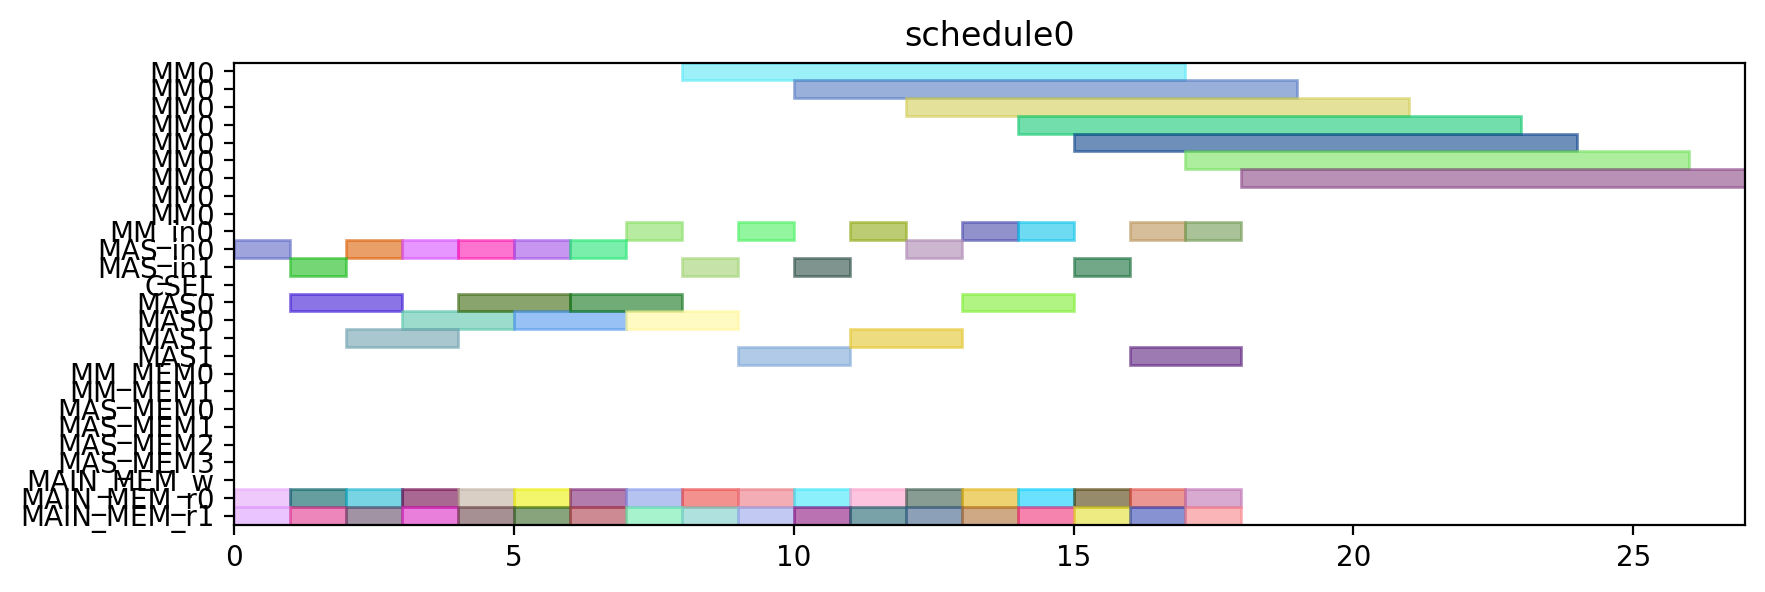

The Python source for this figure:
from pyschedule import Scenario, solvers, plotters, alt


def solve():
	horizon = 120
	S = Scenario("schedule0", horizon=horizon)

	# resource
	MM = S.Resources('MM', num=1, size=9)
	MM_in = S.Resources('MM_in', num=1)
	MAS_in = S.Resources('MAS_in', num=2)
	CSEL = S.Resource('CSEL')
	MAS = S.Resources('MAS', num=2, size=2, periods=range(1, horizon))
	MM_MEM = S.Resources('MM_MEM', num=2)
	MAS_MEM = S.Resources('MAS_MEM', num=4)
	MAIN_MEM_w = S.Resource('MAIN_MEM_w', size=1)
	MAIN_MEM_r = S.Resources('MAIN_MEM_r', num=2)

	# result of previous scheduling

	# new tasks
	t0_t0 = S.Task('t0_t0', length=2, delay_cost=1)
	t0_t0 += alt(MAS)
	t0_t0_in = S.Task('t0_t0_in', length=1, delay_cost=1)
	t0_t0_in += alt(MAS_in)
	S += t0_t0_in*MAS_in[0]<=t0_t0*MAS[0]

	S += t0_t0_in*MAS_in[1]<=t0_t0*MAS[1]

	t0_t0_mem0 = S.Task('t0_t0_mem0', length=1, delay_cost=1)
	t0_t0_mem0 += MAIN_MEM_r[0]
	S += t0_t0_mem0 <= t0_t0

	t0_t0_mem1 = S.Task('t0_t0_mem1', length=1, delay_cost=1)
	t0_t0_mem1 += MAIN_MEM_r[1]
	S += t0_t0_mem1 <= t0_t0

	t0_t1 = S.Task('t0_t1', length=2, delay_cost=1)
	t0_t1 += alt(MAS)
	t0_t1_in = S.Task('t0_t1_in', length=1, delay_cost=1)
	t0_t1_in += alt(MAS_in)
	S += t0_t1_in*MAS_in[0]<=t0_t1*MAS[0]

	S += t0_t1_in*MAS_in[1]<=t0_t1*MAS[1]

	t0_t1_mem0 = S.Task('t0_t1_mem0', length=1, delay_cost=1)
	t0_t1_mem0 += MAIN_MEM_r[0]
	S += t0_t1_mem0 <= t0_t1

	t0_t1_mem1 = S.Task('t0_t1_mem1', length=1, delay_cost=1)
	t0_t1_mem1 += MAIN_MEM_r[1]
	S += t0_t1_mem1 <= t0_t1

	t0_t3 = S.Task('t0_t3', length=9, delay_cost=1)
	t0_t3 += alt(MM)
	t0_t3_in = S.Task('t0_t3_in', length=1, delay_cost=1)
	t0_t3_in += alt(MM_in)
	S += t0_t3_in*MM_in[0]<=t0_t3*MM[0]
	t0_t3_mem0 = S.Task('t0_t3_mem0', length=1, delay_cost=1)
	t0_t3_mem0 += MAIN_MEM_r[0]
	S += t0_t3_mem0 <= t0_t3

	t0_t3_mem1 = S.Task('t0_t3_mem1', length=1, delay_cost=1)
	t0_t3_mem1 += MAIN_MEM_r[1]
	S += t0_t3_mem1 <= t0_t3

	t1_t0 = S.Task('t1_t0', length=2, delay_cost=1)
	t1_t0 += alt(MAS)
	t1_t0_in = S.Task('t1_t0_in', length=1, delay_cost=1)
	t1_t0_in += alt(MAS_in)
	S += t1_t0_in*MAS_in[0]<=t1_t0*MAS[0]

	S += t1_t0_in*MAS_in[1]<=t1_t0*MAS[1]

	t1_t0_mem0 = S.Task('t1_t0_mem0', length=1, delay_cost=1)
	t1_t0_mem0 += MAIN_MEM_r[0]
	S += t1_t0_mem0 <= t1_t0

	t1_t0_mem1 = S.Task('t1_t0_mem1', length=1, delay_cost=1)
	t1_t0_mem1 += MAIN_MEM_r[1]
	S += t1_t0_mem1 <= t1_t0

	t1_t1 = S.Task('t1_t1', length=2, delay_cost=1)
	t1_t1 += alt(MAS)
	t1_t1_in = S.Task('t1_t1_in', length=1, delay_cost=1)
	t1_t1_in += alt(MAS_in)
	S += t1_t1_in*MAS_in[0]<=t1_t1*MAS[0]

	S += t1_t1_in*MAS_in[1]<=t1_t1*MAS[1]

	t1_t1_mem0 = S.Task('t1_t1_mem0', length=1, delay_cost=1)
	t1_t1_mem0 += MAIN_MEM_r[0]
	S += t1_t1_mem0 <= t1_t1

	t1_t1_mem1 = S.Task('t1_t1_mem1', length=1, delay_cost=1)
	t1_t1_mem1 += MAIN_MEM_r[1]
	S += t1_t1_mem1 <= t1_t1

	t1_t3 = S.Task('t1_t3', length=9, delay_cost=1)
	t1_t3 += alt(MM)
	t1_t3_in = S.Task('t1_t3_in', length=1, delay_cost=1)
	t1_t3_in += alt(MM_in)
	S += t1_t3_in*MM_in[0]<=t1_t3*MM[0]
	t1_t3_mem0 = S.Task('t1_t3_mem0', length=1, delay_cost=1)
	t1_t3_mem0 += MAIN_MEM_r[0]
	S += t1_t3_mem0 <= t1_t3

	t1_t3_mem1 = S.Task('t1_t3_mem1', length=1, delay_cost=1)
	t1_t3_mem1 += MAIN_MEM_r[1]
	S += t1_t3_mem1 <= t1_t3

	t2_t2 = S.Task('t2_t2', length=2, delay_cost=1)
	t2_t2 += alt(MAS)
	t2_t2_in = S.Task('t2_t2_in', length=1, delay_cost=1)
	t2_t2_in += alt(MAS_in)
	S += t2_t2_in*MAS_in[0]<=t2_t2*MAS[0]

	S += t2_t2_in*MAS_in[1]<=t2_t2*MAS[1]

	t2_t2_mem0 = S.Task('t2_t2_mem0', length=1, delay_cost=1)
	t2_t2_mem0 += MAIN_MEM_r[0]
	S += t2_t2_mem0 <= t2_t2

	t2_t2_mem1 = S.Task('t2_t2_mem1', length=1, delay_cost=1)
	t2_t2_mem1 += MAIN_MEM_r[1]
	S += t2_t2_mem1 <= t2_t2

	t5_t0 = S.Task('t5_t0', length=9, delay_cost=1)
	t5_t0 += alt(MM)
	t5_t0_in = S.Task('t5_t0_in', length=1, delay_cost=1)
	t5_t0_in += alt(MM_in)
	S += t5_t0_in*MM_in[0]<=t5_t0*MM[0]
	t5_t0_mem0 = S.Task('t5_t0_mem0', length=1, delay_cost=1)
	t5_t0_mem0 += MAIN_MEM_r[0]
	S += t5_t0_mem0 <= t5_t0

	t5_t0_mem1 = S.Task('t5_t0_mem1', length=1, delay_cost=1)
	t5_t0_mem1 += MAIN_MEM_r[1]
	S += t5_t0_mem1 <= t5_t0

	t5_t1 = S.Task('t5_t1', length=9, delay_cost=1)
	t5_t1 += alt(MM)
	t5_t1_in = S.Task('t5_t1_in', length=1, delay_cost=1)
	t5_t1_in += alt(MM_in)
	S += t5_t1_in*MM_in[0]<=t5_t1*MM[0]
	t5_t1_mem0 = S.Task('t5_t1_mem0', length=1, delay_cost=1)
	t5_t1_mem0 += MAIN_MEM_r[0]
	S += t5_t1_mem0 <= t5_t1

	t5_t1_mem1 = S.Task('t5_t1_mem1', length=1, delay_cost=1)
	t5_t1_mem1 += MAIN_MEM_r[1]
	S += t5_t1_mem1 <= t5_t1

	t5_t2 = S.Task('t5_t2', length=2, delay_cost=1)
	t5_t2 += alt(MAS)
	t5_t2_in = S.Task('t5_t2_in', length=1, delay_cost=1)
	t5_t2_in += alt(MAS_in)
	S += t5_t2_in*MAS_in[0]<=t5_t2*MAS[0]

	S += t5_t2_in*MAS_in[1]<=t5_t2*MAS[1]

	t5_t2_mem0 = S.Task('t5_t2_mem0', length=1, delay_cost=1)
	t5_t2_mem0 += MAIN_MEM_r[0]
	S += t5_t2_mem0 <= t5_t2

	t5_t2_mem1 = S.Task('t5_t2_mem1', length=1, delay_cost=1)
	t5_t2_mem1 += MAIN_MEM_r[1]
	S += t5_t2_mem1 <= t5_t2

	t5_t3 = S.Task('t5_t3', length=2, delay_cost=1)
	t5_t3 += alt(MAS)
	t5_t3_in = S.Task('t5_t3_in', length=1, delay_cost=1)
	t5_t3_in += alt(MAS_in)
	S += t5_t3_in*MAS_in[0]<=t5_t3*MAS[0]

	S += t5_t3_in*MAS_in[1]<=t5_t3*MAS[1]

	t5_t3_mem0 = S.Task('t5_t3_mem0', length=1, delay_cost=1)
	t5_t3_mem0 += MAIN_MEM_r[0]
	S += t5_t3_mem0 <= t5_t3

	t5_t3_mem1 = S.Task('t5_t3_mem1', length=1, delay_cost=1)
	t5_t3_mem1 += MAIN_MEM_r[1]
	S += t5_t3_mem1 <= t5_t3

	t7_t0 = S.Task('t7_t0', length=2, delay_cost=1)
	t7_t0 += alt(MAS)
	t7_t0_in = S.Task('t7_t0_in', length=1, delay_cost=1)
	t7_t0_in += alt(MAS_in)
	S += t7_t0_in*MAS_in[0]<=t7_t0*MAS[0]

	S += t7_t0_in*MAS_in[1]<=t7_t0*MAS[1]

	t7_t0_mem0 = S.Task('t7_t0_mem0', length=1, delay_cost=1)
	t7_t0_mem0 += MAIN_MEM_r[0]
	S += t7_t0_mem0 <= t7_t0

	t7_t0_mem1 = S.Task('t7_t0_mem1', length=1, delay_cost=1)
	t7_t0_mem1 += MAIN_MEM_r[1]
	S += t7_t0_mem1 <= t7_t0

	t7_t1 = S.Task('t7_t1', length=2, delay_cost=1)
	t7_t1 += alt(MAS)
	t7_t1_in = S.Task('t7_t1_in', length=1, delay_cost=1)
	t7_t1_in += alt(MAS_in)
	S += t7_t1_in*MAS_in[0]<=t7_t1*MAS[0]

	S += t7_t1_in*MAS_in[1]<=t7_t1*MAS[1]

	t7_t1_mem0 = S.Task('t7_t1_mem0', length=1, delay_cost=1)
	t7_t1_mem0 += MAIN_MEM_r[0]
	S += t7_t1_mem0 <= t7_t1

	t7_t1_mem1 = S.Task('t7_t1_mem1', length=1, delay_cost=1)
	t7_t1_mem1 += MAIN_MEM_r[1]
	S += t7_t1_mem1 <= t7_t1

	t7_t3 = S.Task('t7_t3', length=9, delay_cost=1)
	t7_t3 += alt(MM)
	t7_t3_in = S.Task('t7_t3_in', length=1, delay_cost=1)
	t7_t3_in += alt(MM_in)
	S += t7_t3_in*MM_in[0]<=t7_t3*MM[0]
	t7_t3_mem0 = S.Task('t7_t3_mem0', length=1, delay_cost=1)
	t7_t3_mem0 += MAIN_MEM_r[0]
	S += t7_t3_mem0 <= t7_t3

	t7_t3_mem1 = S.Task('t7_t3_mem1', length=1, delay_cost=1)
	t7_t3_mem1 += MAIN_MEM_r[1]
	S += t7_t3_mem1 <= t7_t3

	t10_t0 = S.Task('t10_t0', length=9, delay_cost=1)
	t10_t0 += alt(MM)
	t10_t0_in = S.Task('t10_t0_in', length=1, delay_cost=1)
	t10_t0_in += alt(MM_in)
	S += t10_t0_in*MM_in[0]<=t10_t0*MM[0]
	t10_t0_mem0 = S.Task('t10_t0_mem0', length=1, delay_cost=1)
	t10_t0_mem0 += MAIN_MEM_r[0]
	S += t10_t0_mem0 <= t10_t0

	t10_t0_mem1 = S.Task('t10_t0_mem1', length=1, delay_cost=1)
	t10_t0_mem1 += MAIN_MEM_r[1]
	S += t10_t0_mem1 <= t10_t0

	t10_t1 = S.Task('t10_t1', length=9, delay_cost=1)
	t10_t1 += alt(MM)
	t10_t1_in = S.Task('t10_t1_in', length=1, delay_cost=1)
	t10_t1_in += alt(MM_in)
	S += t10_t1_in*MM_in[0]<=t10_t1*MM[0]
	t10_t1_mem0 = S.Task('t10_t1_mem0', length=1, delay_cost=1)
	t10_t1_mem0 += MAIN_MEM_r[0]
	S += t10_t1_mem0 <= t10_t1

	t10_t1_mem1 = S.Task('t10_t1_mem1', length=1, delay_cost=1)
	t10_t1_mem1 += MAIN_MEM_r[1]
	S += t10_t1_mem1 <= t10_t1

	t10_t2 = S.Task('t10_t2', length=2, delay_cost=1)
	t10_t2 += alt(MAS)
	t10_t2_in = S.Task('t10_t2_in', length=1, delay_cost=1)
	t10_t2_in += alt(MAS_in)
	S += t10_t2_in*MAS_in[0]<=t10_t2*MAS[0]

	S += t10_t2_in*MAS_in[1]<=t10_t2*MAS[1]

	t10_t2_mem0 = S.Task('t10_t2_mem0', length=1, delay_cost=1)
	t10_t2_mem0 += MAIN_MEM_r[0]
	S += t10_t2_mem0 <= t10_t2

	t10_t2_mem1 = S.Task('t10_t2_mem1', length=1, delay_cost=1)
	t10_t2_mem1 += MAIN_MEM_r[1]
	S += t10_t2_mem1 <= t10_t2

	t10_t3 = S.Task('t10_t3', length=2, delay_cost=1)
	t10_t3 += alt(MAS)
	t10_t3_in = S.Task('t10_t3_in', length=1, delay_cost=1)
	t10_t3_in += alt(MAS_in)
	S += t10_t3_in*MAS_in[0]<=t10_t3*MAS[0]

	S += t10_t3_in*MAS_in[1]<=t10_t3*MAS[1]

	t10_t3_mem0 = S.Task('t10_t3_mem0', length=1, delay_cost=1)
	t10_t3_mem0 += MAIN_MEM_r[0]
	S += t10_t3_mem0 <= t10_t3

	t10_t3_mem1 = S.Task('t10_t3_mem1', length=1, delay_cost=1)
	t10_t3_mem1 += MAIN_MEM_r[1]
	S += t10_t3_mem1 <= t10_t3

	solvers.mip.solve(S,msg=1,kind='CPLEX',ratio_gap=1.01)

	solution = [['hoge']*len(S.solution()[1]) for i in range(len(S.solution()))]
	for i in range(len(S.solution())):
		for j in range(len(S.solution()[i])):
			solution[i][j]=str(S.solution()[i][j])
	print(solution)

	cycles = int(solution[-1][3])

	pic_file_name = "/mnt/rose/usr1/fukuda/ABE/multiRAM_multiMAS_16mux/scheduling_result/stage9MM1_stage2MAS2/EP2_DBL_w_EVAL/schedule0.png"
	if(S.solution() != []):
		plotters.matplotlib.plot(S,img_filename=pic_file_name, show_task_labels=False, fig_size=(cycles*0.25+3, 3))

	return solution
